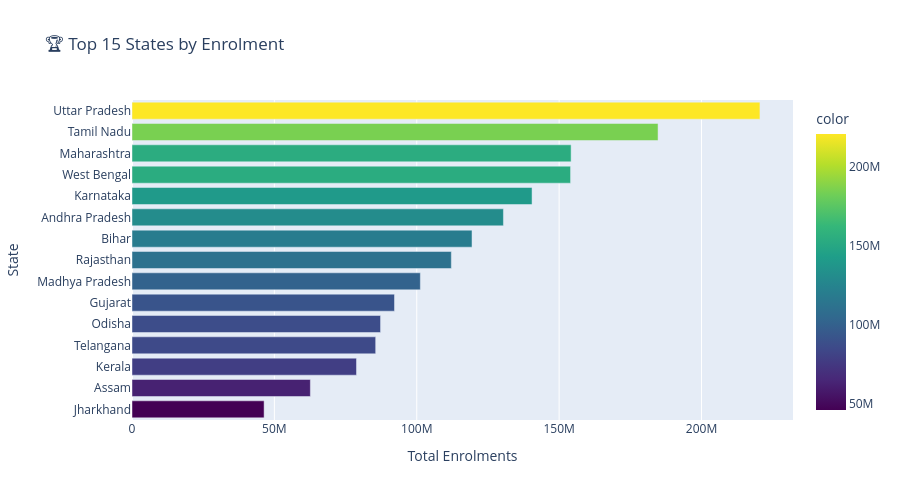

The notebook cell saved with this chart:
### Code cell
# Interactive bar chart - Enrolment by State
fig = px.bar(
    x=enrolment_states.head(15).values,
    y=enrolment_states.head(15).index,
    orientation='h',
    title='🏆 Top 15 States by Enrolment',
    labels={'x': 'Total Enrolments', 'y': 'State'},
    color=enrolment_states.head(15).values,
    color_continuous_scale='Viridis'
)
fig.update_layout(height=500, yaxis={'categoryorder': 'total ascending'})
fig.show()

### Figure 1 — Plotly figure (JSON) as saved in the notebook; plotly's stock layout.template omitted (floating-point values rounded to 4 significant figures)
{"data": [{"alignmentgroup": "True", "hovertemplate": "Total Enrolments=%{x}<br>State=%{y}<br>color=%{marker.color}<extra></extra>", "legendgroup": "", "marker": {"color": [220517491, 184732436, 154201223, 154012178, 140485790, 130434441, 119404412, 112141277, 101260988, 92177999, 87285956, 85574321, 78842751, 62633781, 46390615], "coloraxis": "coloraxis", "pattern": {"shape": ""}}, "name": "", "offsetgroup": "", "orientation": "h", "showlegend": false, "textposition": "auto", "type": "bar", "x": [220517491, 184732436, 154201223, 154012178, 140485790, 130434441, 119404412, 112141277, 101260988, 92177999, 87285956, 85574321, 78842751, 62633781, 46390615], "xaxis": "x", "y": ["Uttar Pradesh", "Tamil Nadu", "Maharashtra", "West Bengal", "Karnataka", "Andhra Pradesh", "Bihar", "Rajasthan", "Madhya Pradesh", "Gujarat", "Odisha", "Telangana", "Kerala", "Assam", "Jharkhand"], "yaxis": "y"}], "layout": {"barmode": "relative", "coloraxis": {"colorbar": {"title": {"text": "color"}}, "colorscale": [[0, "#440154"], [0.1111, "#482878"], [0.2222, "#3e4989"], [0.3333, "#31688e"], [0.4444, "#26828e"], [0.5556, "#1f9e89"], [0.6667, "#35b779"], [0.7778, "#6ece58"], [0.8889, "#b5de2b"], [1, "#fde725"]]}, "height": 500, "legend": {"tracegroupgap": 0}, "title": {"text": "🏆 Top 15 States by Enrolment"}, "xaxis": {"anchor": "y", "domain": [0, 1], "title": {"text": "Total Enrolments"}}, "yaxis": {"anchor": "x", "categoryorder": "total ascending", "domain": [0, 1], "title": {"text": "State"}}}}
